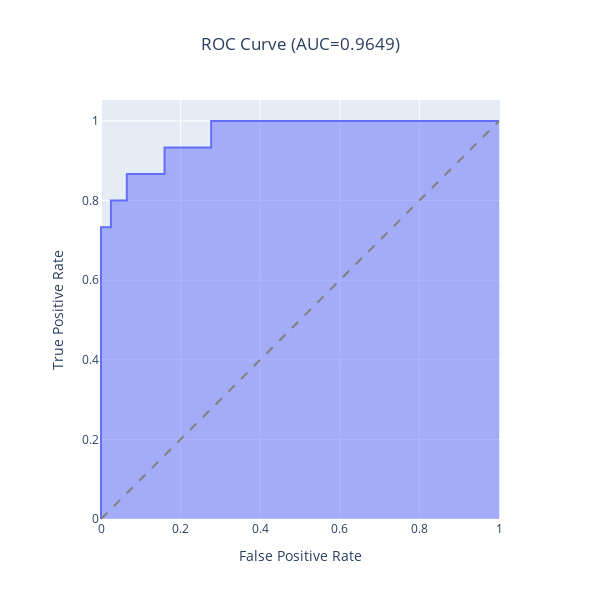

Source (notebook cell):
### Code cell
# CREATE ROC CURVE TO SELECT THRESHOLD

from eppi_text_classification.predict import predict_scores
from eppi_text_classification.plotly_roc import plotly_roc

y_test_pred_probs = predict_scores(model, X_test)
plotly_roc(y_test, y_test_pred_probs)

### Figure 1 — Plotly figure (JSON) as saved in the notebook; plotly's stock layout.template omitted (floating-point values rounded to 4 significant figures)
{"data": [{"customdata": [["inf"], ["1.001"], ["0.3233"], ["0.142"], ["-0.1438"], ["-0.4523"], ["-0.4562"], ["-0.6627"], ["-0.671"], ["-0.86"], ["-0.8615"], ["-0.967"], ["-0.9694"], ["-1.6"]], "fillpattern": {"shape": ""}, "hovertemplate": "False Positive Rate=%{x}<br>True Positive Rate=%{y}<br>Threshold=%{customdata[0]}<extra></extra>", "legendgroup": "", "line": {"color": "#636efa"}, "marker": {"symbol": "circle"}, "mode": "lines", "name": "", "orientation": "v", "showlegend": false, "stackgroup": "1", "type": "scatter", "x": [0, 0, 0, 0, 0, 0.02494, 0.02494, 0.06484, 0.06484, 0.1596, 0.1596, 0.2768, 0.2768, 1], "xaxis": "x", "y": [0, 0.2, 0.4, 0.5333, 0.7333, 0.7333, 0.8, 0.8, 0.8667, 0.8667, 0.9333, 0.9333, 1, 1], "yaxis": "y"}], "layout": {"height": 600, "legend": {"tracegroupgap": 0}, "shapes": [{"line": {"color": "grey", "dash": "dash"}, "type": "line", "x0": 0, "x1": 1, "y0": 0, "y1": 1}], "title": {"text": "ROC Curve (AUC=0.9649)", "x": 0.5, "xanchor": "center"}, "width": 600, "xaxis": {"anchor": "y", "constrain": "domain", "domain": [0, 1], "title": {"text": "False Positive Rate"}}, "yaxis": {"anchor": "x", "domain": [0, 1], "scaleanchor": "x", "scaleratio": 1, "title": {"text": "True Positive Rate"}}}}
